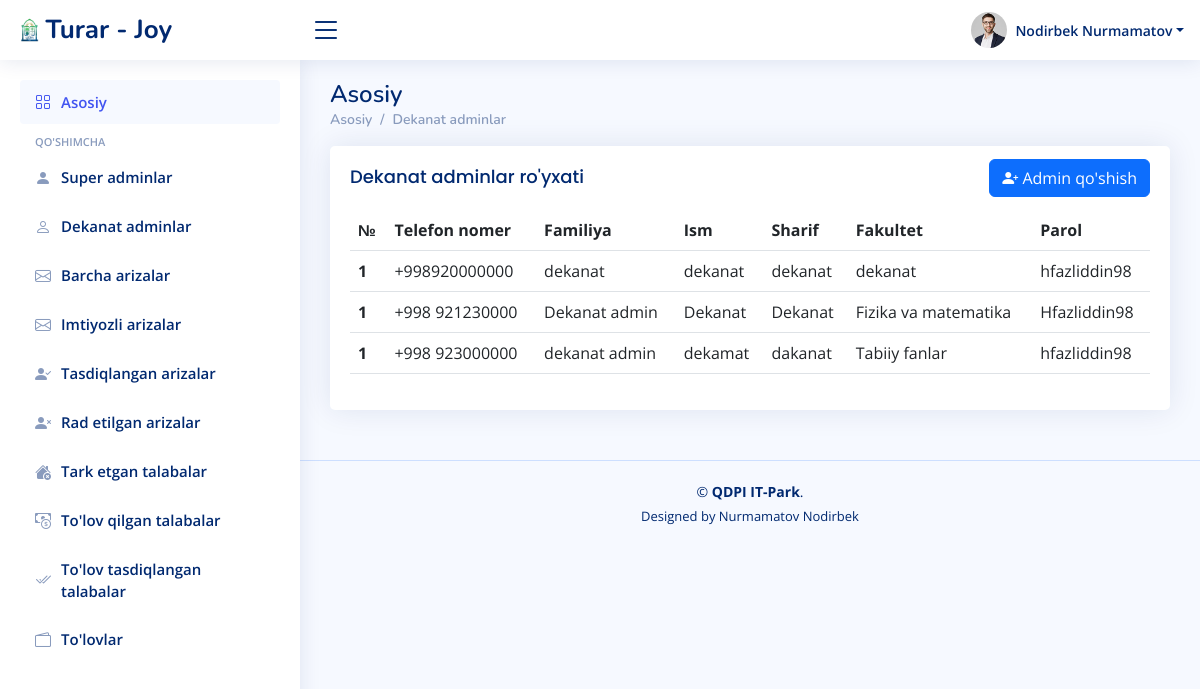
The app's page /ariza/dekanatadminlar/ with its own data.
### users/models.py (models this page shows)
class User(AbstractUser):
    id = models.UUIDField(primary_key=True, default=uuid.uuid4, unique=True, editable=False)
    sharif = models.CharField(max_length=100)
    lavozim = models.CharField(max_length=100)
    fakultet = models.CharField(max_length=100, blank=True)
    parol = models.CharField(max_length=100)

### ariza/views.py (the view)
# urls.py: path('dekanatadminlar/', dekanatadminlar, name='dekanatadminlar'),
def dekanatadminlar(request):
    data = User.objects.filter(lavozim='dekanat')
    contex = {
        'data':data,
    }
    return render(request, 'superadmin/dekanatadminlar.html', contex)

### templates/superadmin/dekanatadminlar.html (shortened to what this page needs)
{% load static %}
<!DOCTYPE html>
<html lang="en">
<head>
  <link href="{% static '/assets/vendor/bootstrap/css/bootstrap.min.css' %}" rel="stylesheet">
  <link href="{% static '/assets/vendor/bootstrap-icons/bootstrap-icons.css' %}" rel="stylesheet">
  <link href="{% static '/assets/vendor/simple-datatables/style.css' %}" rel="stylesheet">
  <link href="{% static '/assets/css/style.css' %}" rel="stylesheet">
</head>
<body>
  <header id="header" class="header fixed-top d-flex align-items-center">
    <div class="d-flex align-items-center justify-content-between">
      <a href="{% url 'home' %}" class="logo d-flex align-items-center">
        <img src="{% static '/assets/img/logo.png' %}" alt="">
        <span class="d-none d-lg-block"> Turar - Joy</span>
      </a>
      <i class="bi bi-list toggle-sidebar-btn"></i>
    </div>
    <nav class="header-nav ms-auto">
      <ul class="d-flex align-items-center">
        <li class="nav-item dropdown pe-3">
          <a class="nav-link nav-profile d-flex align-items-center pe-0" href="#" data-bs-toggle="dropdown">
            <img src="{% static '/assets/img/profile-img.jpg' %}" alt="Profile" class="rounded-circle">
            <span class="d-none d-md-block dropdown-toggle ps-2">Nodirbek Nurmamatov</span>
          </a>
        </li>
      </ul>
    </nav>
  </header>
  <aside id="sidebar" class="sidebar">
    <ul class="sidebar-nav" id="sidebar-nav">
      <li class="nav-item">
        <a class="nav-link " href="{% url 'home' %}">
          <i class="bi bi-grid"></i>
          <span>Asosiy</span>
        </a>
      </li>
      <li class="nav-heading">Qo'shimcha</li>
      <li class="nav-item">
        <a class="nav-link collapsed" href="{% url 'superadminlar' %}">
          <i class="bi bi-person-fill"></i>
          <span>Super adminlar</span>
        </a>
      </li>
      <li class="nav-item">
        <a class="nav-link collapsed" href="{% url 'dekanatadminlar' %}">
          <i class="bi bi-person"></i>
          <span>Dekanat adminlar</span>
        </a>
      </li>
      <li class="nav-item">
        <a class="nav-link collapsed" href="{% url 'barcha_arizalar' %}">
          <i class="bi bi-envelope"></i>
          <span>Barcha arizalar</span>
        </a>
      </li>
      <li class="nav-item">
        <a class="nav-link collapsed" href="{% url 'imtiyozli_arizalar' %}">
          <i class="bi bi-envelope"></i>
          <span>Imtiyozli arizalar</span>
        </a>
      </li>
      <li class="nav-item">
        <a class="nav-link collapsed" href="{% url 'tasdiqlangan' %}">
          <i class="bi bi-person-check-fill"></i>
          <span>Tasdiqlangan arizalar</span>
        </a>
      </li>
      <li class="nav-item">
        <a class="nav-link collapsed" href="{% url 'radetilgan' %}">
          <i class="bi bi-person-x-fill"></i>
          <span>Rad etilgan arizalar</span>
        </a>
      </li>
      <li class="nav-item">
        <a class="nav-link collapsed" href="{% url 'tark_etgan_talaba' %}">
          <i class="bi bi-house-x-fill"></i>
          <span>Tark etgan talabalar</span>
        </a>
      </li>
      <li class="nav-item">
        <a class="nav-link collapsed" href="{% url 'barcha_tolovlar' %}">
          <i class="bi bi-cash-coin"></i>
          <span>To'lov qilgan talabalar</span>
        </a>
      </li>
      <li class="nav-item">
        <a class="nav-link collapsed" href="{% url 'tasdiqlangan_tolov' %}">
          <i class="bi bi-check2-all"></i>
          <span>To'lov tasdiqlangan talabalar</span>
        </a>
      </li>
      <li class="nav-item">
        <a class="nav-link collapsed" href="{% url 'hisob_varoq' %}">
          <i class="bi bi-wallet2"></i>
          <span>To'lovlar</span>
        </a>
      </li>
    </ul>
  </aside>
    <main id="main" class="main">
        <div class="pagetitle">
            <h1>Asosiy</h1>
            <nav>
                <ol class="breadcrumb">
                    <li class="breadcrumb-item"><a href="index.html">Asosiy</a></li>
                    <li class="breadcrumb-item active"><a href="dekanatadmin.html">Dekanat adminlar</a></li>
                </ol>
            </nav>
        </div>
        <section class="section dashboard">
            <div class="row">
                <div class="col-lg-12">
                    <div class="card">
                        <div class="card-body">
                            <div class="d-flex justify-content-between align-items-center">
                                <h5 class="card-title">Dekanat adminlar ro'yxati</h5>
                                <a class="d-inline-block btn btn-primary" href="{% url 'dekanatadmin_qoshish' %}">
                                    <i class="bi bi-person-plus-fill"></i>
                                    <span>Admin qo'shish</span>
                                </a>
                            </div>
                            <table class="table datatable">
                                <thead>
                                    <tr>
                                        <th scope="col">№</th>
                                        <th scope="col">Telefon nomer</th>
                                        <th scope="col">Familiya</th>
                                        <th scope="col">Ism</th>
                                        <th scope="col">Sharif</th>
                                        <th scope="col">Fakultet</th>
                                        <th scope="col">Parol</th>
                                    </tr>
                                </thead>
                                <tbody>
                                  {% for d in data %}
                                    <tr>
                                        <th scope="row">1</th>
                                        <td>{{d.username}}</td>
                                        <td>{{d.last_name}}</td>
                                        <td>{{d.first_name}}</td>
                                        <td>{{d.sharif}}</td>
                                        <td>{{d.fakultet}}</td>
                                        <td>{{d.parol}}</td>
                                    </tr>
                                  {% endfor %}
                                </tbody>
                            </table>
                        </div>
                    </div>
                </div>
            </div>
        </section>
    </main>
    <footer id="footer" class="footer">
        <div class="copyright">
            &copy; <strong><span>QDPI IT-Park</span></strong>.
        </div>
        <div class="credits">
            Designed by Nurmamatov Nodirbek
        </div>
    </footer>
</body>
</html>

### static/assets/css/style.css (style rules this page uses)
:root { scroll-behavior: smooth; }
body { font-family: "Open Sans", sans-serif; background: #f6f9ff; color: #444444; }
a { color: #4154f1; text-decoration: none; }
h1, h2, h3, h4, h5, h6 { font-family: "Nunito", sans-serif; }
#main { margin-top: 60px; padding: 20px 30px; transition: all 0.3s; }
.pagetitle { margin-bottom: 10px; }
.pagetitle h1 { font-size: 24px; margin-bottom: 0; font-weight: 600; color: #012970; }
.card { margin-bottom: 30px; border: none; border-radius: 5px; box-shadow: 0px 0 30px rgba(1, 41, 112, 0.1); }
.card-title { padding: 20px 0 15px 0; font-size: 18px; font-weight: 500; color: #012970; font-family: "Poppins", sans-serif; }
.card-body { padding: 0 20px 20px 20px; }
.breadcrumb { font-size: 14px; font-family: "Nunito", sans-serif; color: #899bbd; font-weight: 600; }
.breadcrumb a { color: #899bbd; transition: 0.3s; }
.breadcrumb .breadcrumb-item::before { color: #899bbd; }
.breadcrumb .active { color: #51678f; font-weight: 600; }
.logo { line-height: 1; }
@media (min-width: 1200px) { .logo { width: 280px; } }
.logo img { max-height: 26px; margin-right: 6px; }
.logo span { font-size: 26px; font-weight: 700; color: #012970; font-family: "Nunito", sans-serif; }
.header { transition: all 0.5s; z-index: 997; height: 60px; box-shadow: 0px 2px 20px rgba(1, 41, 112, 0.1); background-color: #fff; padding-left: 20px; }
.header .toggle-sidebar-btn { font-size: 32px; padding-left: 10px; cursor: pointer; color: #012970; }
.header-nav ul { list-style: none; }
.header-nav>ul { margin: 0; padding: 0; }
.header-nav .nav-profile { color: #012970; }
.header-nav .nav-profile img { max-height: 36px; }
.header-nav .nav-profile span { font-size: 14px; font-weight: 600; }
.sidebar { position: fixed; top: 60px; left: 0; bottom: 0; width: 300px; z-index: 996; transition: all 0.3s; padding: 20px; overflow-y: auto; scrollbar-width: thin; scrollbar-color: #aab7cf transparent; box-shadow: 0px 0px 20px rgba(1, 41, 112, 0.1); background-color: #fff; }
@media (min-width: 1200px) { #main, #footer { margin-left: 300px; } }
.sidebar-nav { padding: 0; margin: 0; list-style: none; }
.sidebar-nav li { padding: 0; margin: 0; list-style: none; }
.sidebar-nav .nav-item { margin-bottom: 5px; }
.sidebar-nav .nav-heading { font-size: 11px; text-transform: uppercase; color: #899bbd; font-weight: 600; margin: 10px 0 5px 15px; }
.sidebar-nav .nav-link { display: flex; align-items: center; font-size: 15px; font-weight: 600; color: #4154f1; transition: 0.3; background: #f6f9ff; padding: 10px 15px; border-radius: 4px; }
.sidebar-nav .nav-link i { font-size: 16px; margin-right: 10px; color: #4154f1; }
.sidebar-nav .nav-link.collapsed { color: #012970; background: #fff; }
.sidebar-nav .nav-link.collapsed i { color: #899bbd; }
.footer { padding: 20px 0; font-size: 14px; transition: all 0.3s; border-top: 1px solid #cddfff; }
.footer .copyright { text-align: center; color: #012970; }
.footer .credits { padding-top: 5px; text-align: center; font-size: 13px; color: #012970; }
th, td { vertical-align: middle !important; }

### records on screen
User: username "+998920000000", last_name "dekanat", first_name "dekanat", sharif "dekanat", fakultet "dekanat", parol "hfazliddin98"
User: username "+998 921230000", last_name "Dekanat admin", first_name "Dekanat", sharif "Dekanat", fakultet "Fizika va matematika", parol "Hfazliddin98"
User: username "+998 923000000", last_name "dekanat admin", first_name "dekamat", sharif "dakanat", fakultet "Tabiiy fanlar", parol "hfazliddin98"
